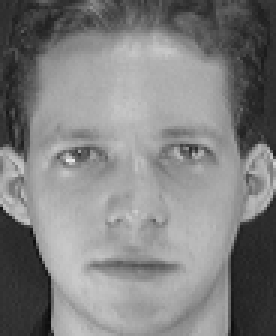
#> input picture ML Assign 3/ML Assign 3/facial_data/Datasets/att_faces_combined/s1/1.pgm, 92 x 112 px, found by its file name (shown 3 times larger)
$ jupyter execute --allow-errors 'Facial Recognition LDA.ipynb'   (shell and % lines are left out)
#> lines starting #> are read from the running program, lines starting #| are printed output that depends on the picture
[cell 1]
# importing libraries

import numpy as np
from PIL import Image
%pylab inline
import matplotlib.pyplot as plt
import matplotlib.image as mpimg
import cv2
from numpy.linalg import inv

[cell 2]
# displaying some sample images from random folders

base_path = 'facial_data/Datasets/att_faces_combined/'

img=cv2.imread(base_path + 's1/1.pgm')
#> img is the input picture: shape (112, 92, 3); min 11, max 234, mean 128.3
imgplot = plt.imshow(img)
plt.show()

img=cv2.imread(base_path + 's2/3.pgm')
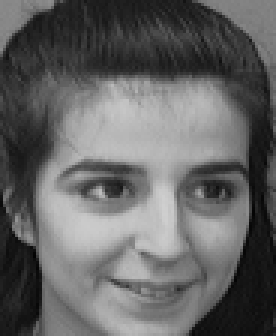
#> input picture ML Assign 5/ML Assign 5/facial_data/Datasets/att_faces_combined/s10/3.pgm, 92 x 112 px, found by its file name (shown 3 times larger)
#> img is the input picture: shape (112, 92, 3); min 3, max 207, mean 99.9
imgplot = plt.imshow(img)
plt.show()

img=cv2.imread(base_path + 's3/5.pgm')
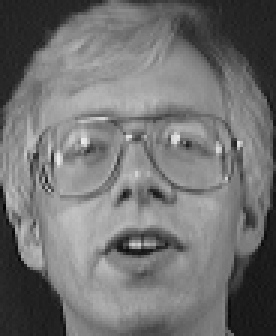
#> input picture ML Assign 5/ML Assign 5/facial_data/Datasets/att_faces_combined/s2/5.pgm, 92 x 112 px, found by its file name (shown 3 times larger)
#> img is the input picture: shape (112, 92, 3); min 3, max 235, mean 113.7
imgplot = plt.imshow(img)
plt.show()

img=cv2.imread(base_path + 's4/9.pgm')
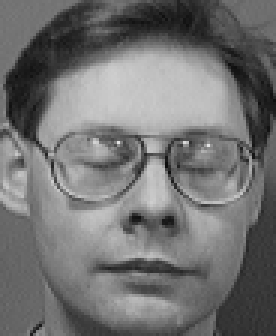
#> input picture ML Assign 3/ML Assign 3/facial_data/Datasets/att_faces_combined/s4/9.pgm, 92 x 112 px, found by its file name (shown 3 times larger)
#> img is the input picture: shape (112, 92, 3); min 14, max 227, mean 114.2
imgplot = plt.imshow(img)
plt.show()

img=cv2.imread(base_path + 's5/6.pgm')
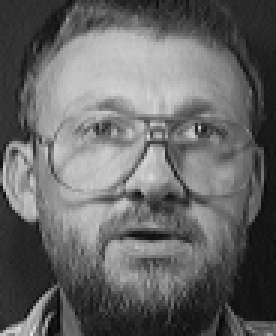
#> input picture ML Assign 5/ML Assign 5/facial_data/Datasets/att_faces_combined/s14/6.pgm, 92 x 112 px, found by its file name (shown 3 times larger)
#> img is the input picture: shape (112, 92, 3); min 5, max 231, mean 102.2
imgplot = plt.imshow(img)
plt.show()

leny, lenx, z = img.shape
#> leny = 112; lenx = 92; z = 3

# Functions to create feature vector, mean vector and eigen vectors , etc.,

[cell 3]
# creating feature vector for images from training

def create_feature_vec(num_train) :

    feature_vector = []
    for i in range(1, 41) : # for each folder
        folder_path = base_path + 's' + str(i) + '/'
        for j in range(1, num_train + 1) : # for each image inside the folder si
            img_path = folder_path + str(j) + '.pgm'
            im = Image.open(img_path)
            pix = im.load()

            img_row = []
            for x in range(lenx) :
                for y in range(leny) :
                    img_row.append(pix[x, y])

            feature_vector.append(img_row)

    feature_vector = np.array(feature_vector)
    feature_vector_T = np.transpose(feature_vector)
    print("feature vector = ", feature_vector)
    print("shape of feature vector = ", feature_vector.shape)
    print("\n")

    return feature_vector

[cell 4]
# mean vector

# [8 lines left out: function create_mean_vec, not called in this run]

[cell 5]
# deviation matrix

# [8 lines left out: function create_dev_mat, not called in this run]

[cell 6]
# covariance matrix

# [7 lines left out: function create_cov_matrix, not called in this run]

[cell 7]
# eigenvalues and eigenvectors

# [16 lines left out: function create_eig_val_vec, not called in this run]

[cell 8]
def select_k_eigenvectors(eigen_vec, k) :
    return eigen_vec[:, :k]

[cell 9]
def create_eigen_faces(dec_feature_vec, dev_mat) :
    eig_face = np.dot(np.transpose(dec_feature_vec), dev_mat)
    return eig_face

[cell 10]
# [4 lines left out: function signature_each_face, not called in this run]

[cell 11]
# [28 lines left out: function prediction_vec, not called in this run]

# Euclidean and Mahalonobis distance functions

[cell 12]
# [5 lines left out: function euclidean_dist, not called in this run]

[cell 13]
# [5 lines left out: function mahalonobis_dist, not called in this run]

# Loading Test Data

[cell 14]
# creating testing vector
# [9 lines left out: function create_test_vec, not called in this run]

[cell 15]
# displaying some sample images from random folders

img=cv2.imread(base_path + 's1/9.pgm')
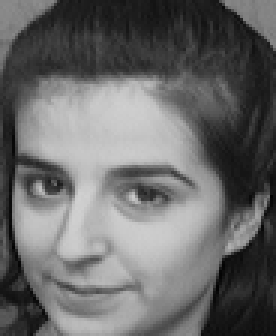
#> input picture ML Assign 5/ML Assign 5/facial_data/Datasets/att_faces_combined/s10/9.pgm, 92 x 112 px, found by its file name (shown 3 times larger)
#> img is the input picture: shape (112, 92, 3); min 2, max 209, mean 105.4
imgplot = plt.imshow(img)
plt.show()

img=cv2.imread(base_path + 's1/10.pgm')
#> (the rest of this cell did not finish here and is left out)

[cell 16]
# create the test matrix

# [23 lines left out: function create_test_matrix, not called in this run]

[cell 17]
# mean zero

# [8 lines left out: function create_mean_zero_test, not called in this run]

# Function for calculating accuracy

[cell 18]
# calculating accuracy

# [6 lines left out: function accuracy, not called in this run]

[cell 19]
def get_projected_faces(num_train, num_test) :

    feature_vector = create_feature_vec(num_train)

    # getting mean
    mean, mean_T = create_mean_vec(feature_vector)

    # getting deaviation matrix
    dev_mat, dev_mat_T = create_dev_mat(feature_vector, mean)

    # getting covariance matrix
    cov_mat = create_cov_matrix(dev_mat, dev_mat_T)

    # getting eigen values and eigen vectors
    eigen_val, eigen_vec = create_eig_val_vec(cov_mat)

    # getting test matrix
    test_mat = create_test_matrix(num_train)

    # getting deviation test matrix
    dev_test_mat, dev_test_mat_T = create_mean_zero_test(test_mat, mean)

    # getting actual test values
    test_vec = create_test_vec(num_test)

    return test_mat, dev_test_mat, test_vec, eigen_vec, dev_mat

# Function for classification of different train test splits

[cell 20]
def diff_cases(num_train, num_test, dist_type = "euclidean") :
    k_val = []
    acc_val = []
    test_mat, dev_test_mat, test_vec, eig_vec, dev_mat = get_projected_faces(num_train, num_test)
#> after the loop in create_feature_vec, `for x in range(lenx) :`: img_row = 10304 values, max 234 at index 2517, min 11 at index 1897, mean 128.3

    for k in range(2, 51):

        k_val.append(k)
        print("\nFor k = {}\n".format(k))

        dec_feature_vec = select_k_eigenvectors(eig_vec, k)

        eig_face = create_eigen_faces(dec_feature_vec, dev_mat)

        sig_face = signature_each_face(eig_face, dev_mat.T)

        #projected_faces = dec_feature_vec.T
        projected_faces = sig_face
        print("\nProjected faces = ")
        print(projected_faces)
        print("shape = {}\n".format(projected_faces.shape))

        tot_mean = np.mean(projected_faces, axis = 1)
        print("\nMean of all classes = ")
        print(tot_mean)
        print("Shape = {}\n".format(tot_mean.shape))

        mean_classes = []
        dev_classes = []
        covariance_classes = []
        between_classes = []
        for i in range(0, num_train * 40, num_train) :
            classes = projected_faces[:, i: i + num_train]
            mean_cur_class = np.mean(classes, axis = 1)
            mean_cur_class = np.reshape(mean_cur_class, (mean_cur_class.shape[0], 1))
            mean_classes.append(mean_cur_class)
            dev_cur_class = classes - mean_cur_class
            dev_classes.append(dev_cur_class)
            covariance_classes.append(np.dot(dev_cur_class, dev_cur_class.T))
            mean_diff = mean_cur_class - tot_mean
            between_classes.append(k * np.dot(mean_diff, mean_diff.T))

        mean_classes = np.array(mean_classes)
        print("\nMean of individual classes = ")
        print(mean_classes)
        print("Shape = {}\n".format(mean_classes.shape))

        dev_classes = np.array(dev_classes)
        print("\nDeviation from mean each class = ")
        print(dev_classes)
        print("Shape = {}\n".format(dev_classes.shape))

        # covariance matrix for each class
        covariance_classes = np.array(covariance_classes)
        print("\nCovarince matrix for each class = ")
        print(covariance_classes)
        print("Shape = {}\n".format(covariance_classes.shape))

        within_scatter = sum(covariance_classes, axis = 0)
        print("\nWithin scatter matrix = ")
        print(within_scatter)
        print("Shape = {}\n".format(within_scatter.shape))

        between_classes = np.array(between_classes)
        print("\nBetween classes deviation = ")
        print(between_classes)
        print("Shape = {}\n".format(between_classes.shape))

        between_scatter = sum(between_classes, axis = 0)
        between_scatter_inv = np.linalg.inv(between_scatter)
        print("\nBetween scatter matrix = ")
        print(between_scatter)
        print("Shape = {}\n".format(between_scatter.shape))

        J = np.dot(np.linalg.inv(within_scatter), between_scatter)
        print("\nJ = ")
        print(J)
        print("Shape = {}\n".format(J.shape))

        eig_val_criterion, eig_vec_criterion = create_eig_val_vec(J)
        print("\n Eigen values and eigen vectors")
        print(eig_val_criterion)
        print(eig_val_criterion.shape)
        print(eig_vec_criterion)
        print(eig_vec_criterion.shape)
        print("\n")

        # taking m = 20 eigenvectors corresponding to maximum 20 eigen values
        if dist_type == "euclidean" :
            m = min(k, 20)
        else :
            m = k
        new_feat_vec_W = eig_vec_criterion[:, 0:m:]
        print("\nNew feature vec with m columns = ")
        print(new_feat_vec_W)
        print("Shape = {}\n".format(new_feat_vec_W.shape))

        fisher_faces = np.dot(new_feat_vec_W.T, projected_faces)
        print("\nFisher faces = ")
        print(fisher_faces)
        print("Shape = {}\n".format(fisher_faces.shape))

        proj_eigen_face = np.dot(eig_face, dev_test_mat.T)
        print("\nProjected Eigen faces = ")
        print(proj_eigen_face)
        print("Shape = {}\n".format(proj_eigen_face.shape))

        proj_fisher_test = np.dot(new_feat_vec_W.T, proj_eigen_face)
        print("\nProjected fisher for test = ")
        print(proj_fisher_test)
        print("Shape = {}\n".format(proj_fisher_test.shape))

        min_idx_each_img = prediction_vec(proj_fisher_test, fisher_faces, m, num_test, num_train, np.cov(fisher_faces), dist_type)
        print(min_idx_each_img)

        acc = accuracy(min_idx_each_img, test_vec, num_test)
        acc_val.append(acc)
    return k_val, acc_val

# Function for plotting accuracy vs k

[cell 21]
# [13 lines left out: function print_accuracy_plot, not called in this run]

# Using Euclidean distance

#> (a cell that did not finish here is left out)

#> (a cell that did not finish here is left out)


#> (a cell that did not finish here is left out)


# Now plotting graphs for results calculated in the above three cells using Euclidean distance

#> (a cell that did not finish here is left out)

#> (a cell that did not finish here is left out)

#> (a cell that did not finish here is left out)

# In case of LDA the maximum accuracy we get for the following train-test splits are:
### 60-40 : 97.5 %
### 80-20 : 98.75 %
### 90-10 : 100.0 %

# In case of PCA(third assignment) the maximum accuracy we get for the following train-test splits are:
### 60-40 : 90.0 %
### 80-20 : 95.0 %
### 90-10 : 95.0 %

# Therefore LDA is providing better accuracy as compared to PCA

# Now

# Using Mahalonobis distance

#> (a cell that did not finish here is left out)


#> (a cell that did not finish here is left out)


#> (a cell that did not finish here is left out)
